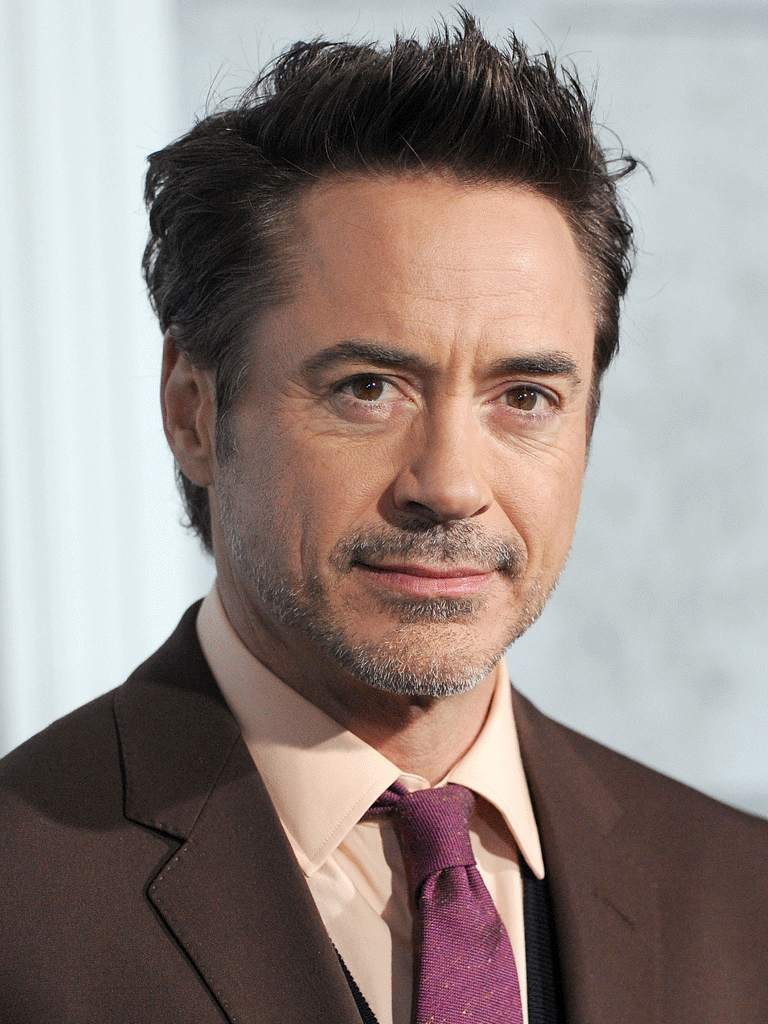
#> input picture AI_FACE_REC/R_D_JR.png, 768 x 1024 px
$ python Face_Detector.py
#> lines starting #> are read from the running program, lines starting #| are printed output that depends on the picture; after the words box and inside, x2 and y2 are one past the last pixel; in counts of white or black regions, pixels touching at a corner belong together
import cv2
from random import randrange

# Load some pre-trained data on face frontals from opencv
trained_face_data = cv2.CascadeClassifier("haarcascade_frontalface_default.xml")

# Choose an image to detect face
img = cv2.imread("R_D_JR.png")
#> img is the input picture: shape (1024, 768, 3); mean B, G, R 131, 135.3, 147.6


# Convert the image to black and white
grayscaled_img = cv2.cvtColor(img, cv2.COLOR_BGR2GRAY)
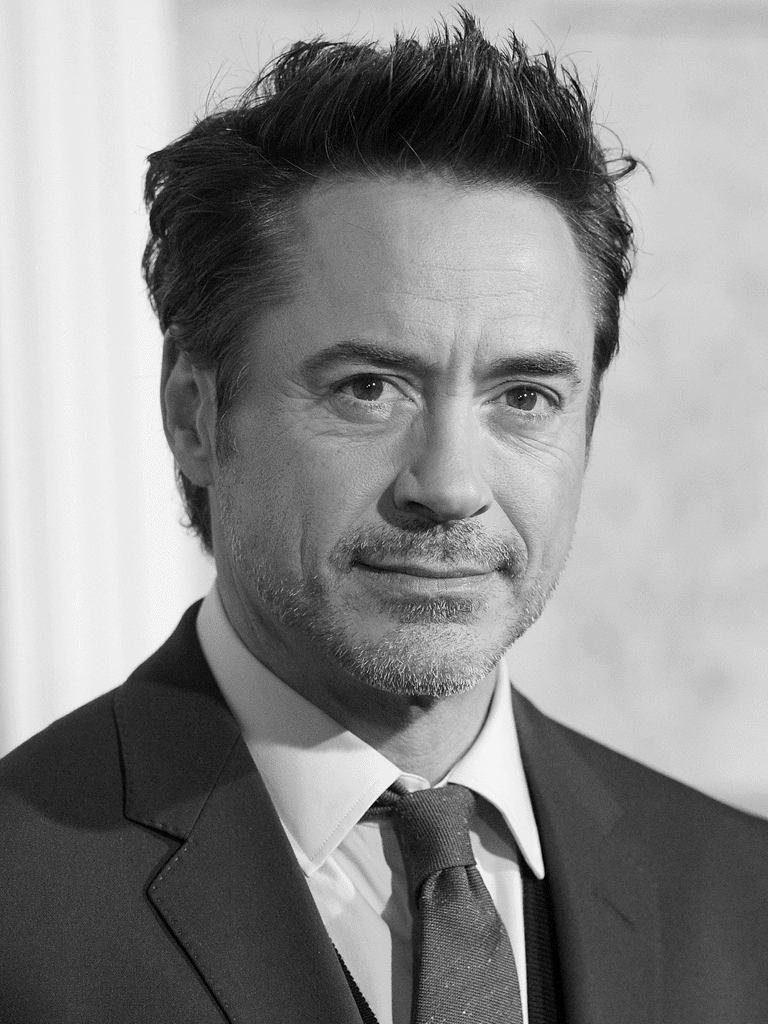
#> grayscaled_img: shape (1024, 768); min 0, max 255, mean 138.5

# Detect faces
face_coordinates = trained_face_data.detectMultiScale(grayscaled_img)
#> face_coordinates = [[223, 212, 445, 445]]

# Draw rectangles around the faces
for (x, y, w, h) in face_coordinates:
    cv2.rectangle(img, (x, y), (x+w,x+h), (randrange(128, 256), randrange(128, 256), randrange(128, 256)), 5)
#> this loop made 1 pass
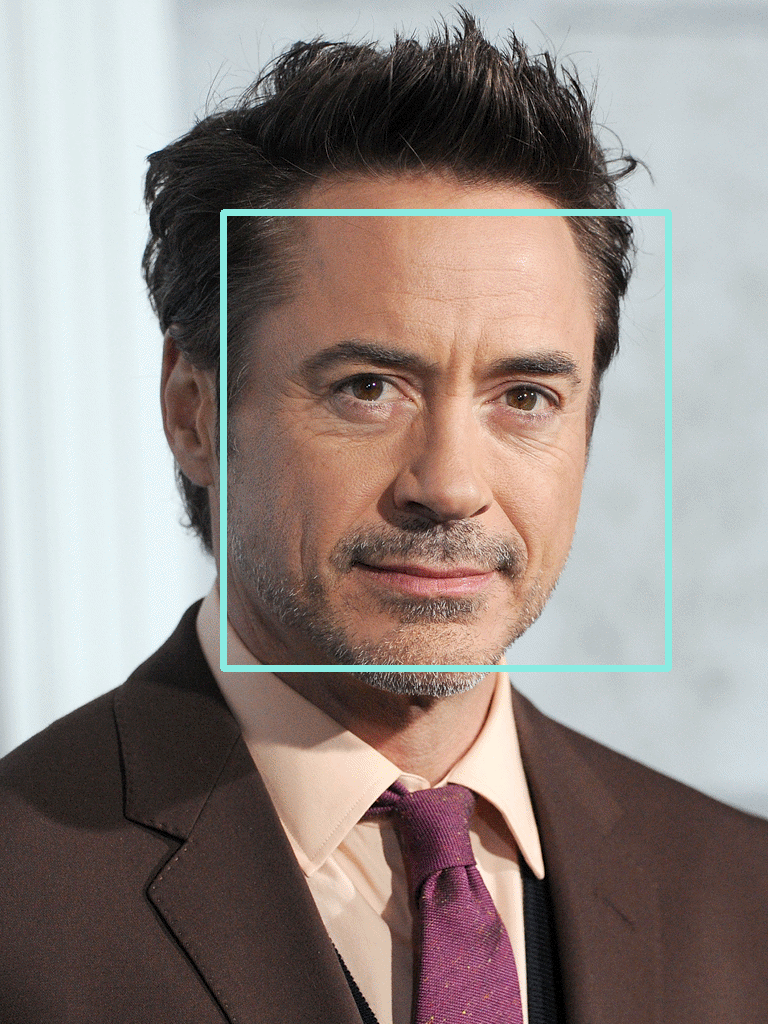
#> img: shape (1024, 768, 3); 1.6% of pixels changed, all inside (x1, y1, x2, y2) = (220, 209, 672, 672)

#code below is a manual iteration of all the images
#(x, y, w, h) = face_coordinates[0]
#cv2.rectangle(img, (x, y), (x+w,y+h), (0, 255, 0), 5)


# image of the code
cv2.imshow("Face Detector", img)

# pauses execution of the code until a key is pressed
cv2.waitKey()

print("Code Complete")
